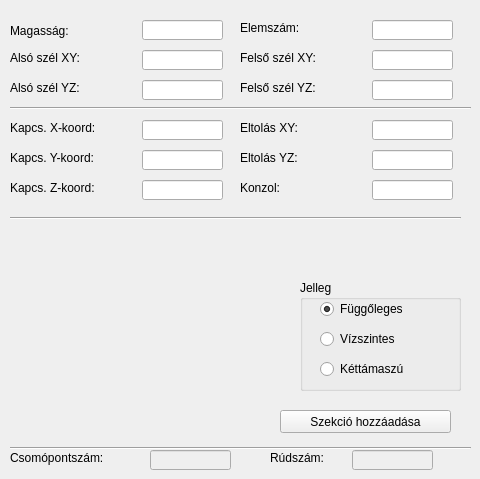
   <widget class="QWidget" name="tab">
    <attribute name="title">
     <string>Új szekció</string>
    </attribute>
    <widget class="QLabel" name="label_4">
     <property name="geometry">
      <rect>
       <x>10</x>
       <y>20</y>
       <width>111</width>
       <height>21</height>
      </rect>
     </property>
     <property name="text">
      <string>Magasság:</string>
     </property>
    </widget>
    <widget class="QLabel" name="label_5">
     <property name="geometry">
      <rect>
       <x>10</x>
       <y>50</y>
       <width>131</width>
       <height>16</height>
      </rect>
     </property>
     <property name="text">
      <string>Alsó szél XY:</string>
     </property>
    </widget>
    <widget class="QLabel" name="label_6">
     <property name="geometry">
      <rect>
       <x>10</x>
       <y>80</y>
       <width>131</width>
       <height>16</height>
      </rect>
     </property>
     <property name="text">
      <string>Alsó szél YZ:</string>
     </property>
    </widget>
    <widget class="QLabel" name="label_7">
     <property name="geometry">
      <rect>
       <x>240</x>
       <y>50</y>
       <width>131</width>
       <height>16</height>
      </rect>
     </property>
     <property name="text">
      <string>Felső szél XY:</string>
     </property>
    </widget>
    <widget class="QLabel" name="label_8">
     <property name="geometry">
      <rect>
       <x>240</x>
       <y>80</y>
       <width>131</width>
       <height>16</height>
      </rect>
     </property>
     <property name="text">
      <string>Felső szél YZ:</string>
     </property>
    </widget>
    <widget class="QLabel" name="label_9">
     <property name="geometry">
      <rect>
       <x>240</x>
       <y>20</y>
       <width>101</width>
       <height>16</height>
      </rect>
     </property>
     <property name="text">
      <string>Elemszám:</string>
     </property>
    </widget>
    <widget class="Line" name="line">
     <property name="geometry">
      <rect>
       <x>10</x>
       <y>100</y>
       <width>461</width>
       <height>16</height>
      </rect>
     </property>
     <property name="orientation">
      <enum>Qt::Horizontal</enum>
     </property>
    </widget>
    <widget class="QLabel" name="label_10">
     <property name="geometry">
      <rect>
       <x>10</x>
       <y>450</y>
       <width>131</width>
       <height>16</height>
      </rect>
     </property>
     <property name="text">
      <string>Csomópontszám:</string>
     </property>
    </widget>
    <widget class="QLabel" name="label_11">
     <property name="geometry">
      <rect>
       <x>270</x>
       <y>450</y>
       <width>81</width>
       <height>16</height>
      </rect>
     </property>
     <property name="text">
      <string>Rúdszám:</string>
     </property>
    </widget>
    <widget class="Line" name="line_2">
     <property name="geometry">
      <rect>
       <x>10</x>
       <y>440</y>
       <width>461</width>
       <height>16</height>
      </rect>
     </property>
     <property name="orientation">
      <enum>Qt::Horizontal</enum>
     </property>
    </widget>
    <widget class="QLabel" name="label_12">
     <property name="geometry">
      <rect>
       <x>10</x>
       <y>120</y>
       <width>121</width>
       <height>16</height>
      </rect>
     </property>
     <property name="text">
      <string>Kapcs. X-koord:</string>
     </property>
    </widget>
    <widget class="QLabel" name="label_13">
     <property name="geometry">
      <rect>
       <x>10</x>
       <y>150</y>
       <width>121</width>
       <height>16</height>
      </rect>
     </property>
     <property name="text">
      <string>Kapcs. Y-koord:</string>
     </property>
    </widget>
    <widget class="QLabel" name="label_14">
     <property name="geometry">
      <rect>
       <x>10</x>
       <y>180</y>
       <width>121</width>
       <height>16</height>
      </rect>
     </property>
     <property name="text">
      <string>Kapcs. Z-koord:</string>
     </property>
    </widget>
    <widget class="QLabel" name="label_15">
     <property name="geometry">
      <rect>
       <x>240</x>
       <y>120</y>
       <width>121</width>
       <height>16</height>
      </rect>
     </property>
     <property name="text">
      <string>Eltolás XY:</string>
     </property>
    </widget>
    <widget class="QLabel" name="label_16">
     <property name="geometry">
      <rect>
       <x>240</x>
       <y>150</y>
       <width>121</width>
       <height>16</height>
      </rect>
     </property>
     <property name="text">
      <string>Eltolás YZ:</string>
     </property>
    </widget>
    <widget class="QLabel" name="label_17">
     <property name="geometry">
      <rect>
       <x>240</x>
       <y>180</y>
       <width>121</width>
       <height>16</height>
      </rect>
     </property>
     <property name="text">
      <string>Konzol:</string>
     </property>
    </widget>
    <widget class="QGroupBox" name="groupBox">
     <property name="geometry">
      <rect>
       <x>300</x>
       <y>280</y>
       <width>161</width>
       <height>111</height>
      </rect>
     </property>
     <property name="title">
      <string>Jelleg</string>
     </property>
     <widget class="QRadioButton" name="fuggoleges">
      <property name="geometry">
       <rect>
        <x>20</x>
        <y>20</y>
        <width>141</width>
        <height>18</height>
       </rect>
      </property>
      <property name="text">
       <string>Függőleges</string>
      </property>
      <property name="checked">
       <bool>true</bool>
      </property>
     </widget>
     <widget class="QRadioButton" name="vizszintes">
      <property name="geometry">
       <rect>
        <x>20</x>
        <y>50</y>
        <width>141</width>
        <height>18</height>
       </rect>
      </property>
      <property name="text">
       <string>Vízszintes</string>
      </property>
     </widget>
     <widget class="QRadioButton" name="kettamaszu">
      <property name="geometry">
       <rect>
        <x>20</x>
        <y>80</y>
        <width>141</width>
        <height>18</height>
       </rect>
      </property>
      <property name="text">
       <string>Kéttámaszú</string>
      </property>
     </widget>
    </widget>
    <widget class="Line" name="line_3">
     <property name="geometry">
      <rect>
       <x>10</x>
       <y>210</y>
       <width>451</width>
       <height>16</height>
      </rect>
     </property>
     <property name="orientation">
      <enum>Qt::Horizontal</enum>
     </property>
    </widget>
    <widget class="QPushButton" name="elemhozzado">
     <property name="geometry">
      <rect>
       <x>280</x>
       <y>410</y>
       <width>171</width>
       <height>23</height>
      </rect>
     </property>
     <property name="text">
      <string>Szekció hozzáadása</string>
     </property>
    </widget>
    <widget class="QLineEdit" name="Magassag">
     <property name="geometry">
      <rect>
       <x>142</x>
       <y>20</y>
       <width>81</width>
       <height>20</height>
      </rect>
     </property>
    </widget>
    <widget class="QLineEdit" name="alsoszelxy">
     <property name="geometry">
      <rect>
       <x>142</x>
       <y>50</y>
       <width>81</width>
       <height>20</height>
      </rect>
     </property>
    </widget>
    <widget class="QLineEdit" name="alsoszelyz">
     <property name="geometry">
      <rect>
       <x>142</x>
       <y>80</y>
       <width>81</width>
       <height>20</height>
      </rect>
     </property>
    </widget>
    <widget class="QLineEdit" name="elemszamok">
     <property name="geometry">
      <rect>
       <x>372</x>
       <y>20</y>
       <width>81</width>
       <height>20</height>
      </rect>
     </property>
    </widget>
    <widget class="QLineEdit" name="felsoszelxy">
     <property name="geometry">
      <rect>
       <x>372</x>
       <y>50</y>
       <width>81</width>
       <height>20</height>
      </rect>
     </property>
    </widget>
    <widget class="QLineEdit" name="felsoszelyz">
     <property name="geometry">
      <rect>
       <x>372</x>
       <y>80</y>
       <width>81</width>
       <height>20</height>
      </rect>
     </property>
    </widget>
    <widget class="QLineEdit" name="kapcsx">
     <property name="geometry">
      <rect>
       <x>142</x>
       <y>120</y>
       <width>81</width>
       <height>20</height>
      </rect>
     </property>
    </widget>
    <widget class="QLineEdit" name="kapcsy">
     <property name="geometry">
      <rect>
       <x>142</x>
       <y>150</y>
       <width>81</width>
       <height>20</height>
      </rect>
     </property>
    </widget>
    <widget class="QLineEdit" name="kapcsz">
     <property name="geometry">
      <rect>
       <x>142</x>
       <y>180</y>
       <width>81</width>
       <height>20</height>
      </rect>
     </property>
    </widget>
    <widget class="QLineEdit" name="eltolasxy">
     <property name="geometry">
      <rect>
       <x>372</x>
       <y>120</y>
       <width>81</width>
       <height>20</height>
      </rect>
     </property>
    </widget>
    <widget class="QLineEdit" name="eltolasyz">
     <property name="geometry">
      <rect>
       <x>372</x>
       <y>150</y>
       <width>81</width>
       <height>20</height>
      </rect>
     </property>
    </widget>
    <widget class="QLineEdit" name="konzolhossz">
     <property name="geometry">
      <rect>
       <x>372</x>
       <y>180</y>
       <width>81</width>
       <height>20</height>
      </rect>
     </property>
    </widget>
    <widget class="QLineEdit" name="csomopontszam">
     <property name="enabled">
      <bool>false</bool>
     </property>
     <property name="geometry">
      <rect>
       <x>150</x>
       <y>450</y>
       <width>81</width>
       <height>20</height>
      </rect>
     </property>
    </widget>
    <widget class="QLineEdit" name="rudszam">
     <property name="enabled">
      <bool>false</bool>
     </property>
     <property name="geometry">
      <rect>
       <x>352</x>
       <y>450</y>
       <width>81</width>
       <height>20</height>
      </rect>
     </property>
    </widget>
    <widget class="QLabel" name="kisrajz">
     <property name="geometry">
      <rect>
       <x>30</x>
       <y>240</y>
       <width>221</width>
       <height>191</height>
      </rect>
     </property>
     <property name="text">
      <string/>
     </property>
     <property name="pixmap">
      <pixmap>img/fuggoleges.png</pixmap>
     </property>
     <property name="scaledContents">
      <bool>true</bool>
     </property>
    </widget>
   </widget>
